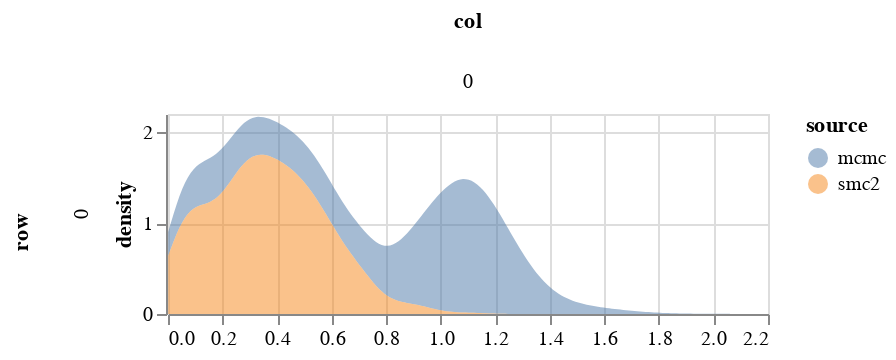

The notebook cell saved with this chart:
### Markdown cell above
## Plot MCMC samples

### Code cell
param = 'beta'
df = get_post_df(ps_mcmc[param])
df = df[df.row==0]
df['source'] = 'mcmc'


df3 = get_post_df(ps_smc2[param]) 
df3= df3[df3.row==0]
df3['source'] = 'smc2'

plot_density(pd.concat([df, df3]), height=100).interactive()

### Figure 1 — Vega-Lite specification as saved in the notebook (floating-point values rounded to 4 significant figures; data arrays with more than 128 entries replaced by an {"elided": "..."} marker saying what was removed)
{"config": {"view": {"continuousWidth": 400, "continuousHeight": 300}}, "data": {"name": "data-db1593a302402dc8093db773e7dd3462"}, "mark": {"type": "area", "opacity": 0.5}, "encoding": {"color": {"type": "nominal", "field": "source"}, "column": {"type": "quantitative", "field": "col"}, "row": {"type": "quantitative", "field": "row"}, "x": {"type": "quantitative", "field": "value", "title": null}, "y": {"type": "quantitative", "field": "density"}}, "height": 100, "resolve": {"scale": {"x": "independent"}}, "selection": {"selector005": {"type": "interval", "bind": "scales", "encodings": ["x", "y"]}}, "transform": [{"fold": ["value"]}, {"density": "value", "groupby": ["cn", "row", "col", "source"]}], "width": 300, "$schema": "https://vega.github.io/schema/vega-lite/v4.8.1.json", "datasets": {"data-db1593a302402dc8093db773e7dd3462": {"elided": "1500 records"}}}
